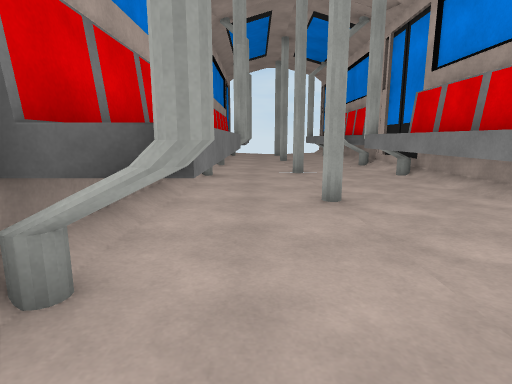
[1] (above)

12 first-person views from a walk through a Unity game level. The camera is 1.2 m above the floor, tilts 10° down and sees 80° across. The floor is counted in squares, 1 m on a side. Each view is taken from the middle of a square. On the plan, view 1 faces up. The plan holds only what a view shows up to about 13 squares ahead; the rest is blank. The place goes on beyond the plan.

[2]
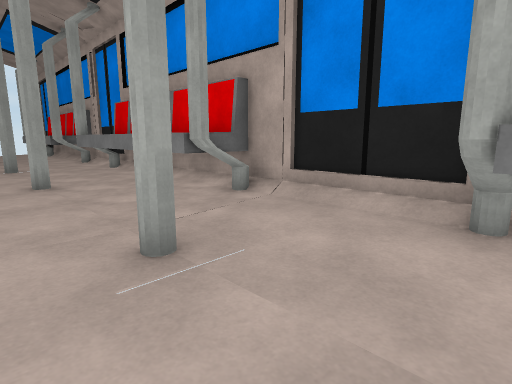

[3]
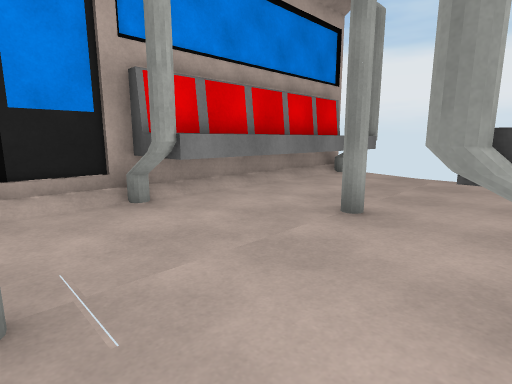

[4]
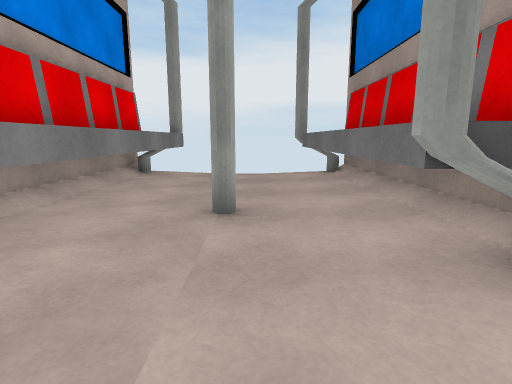

[5]
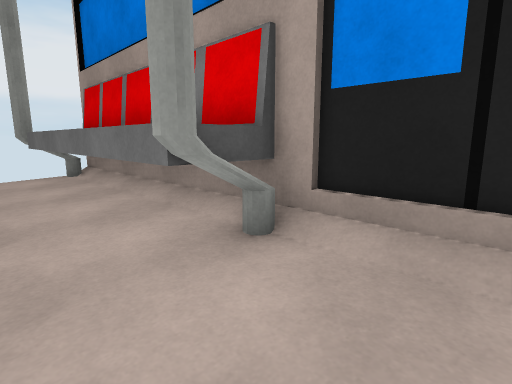

[6]
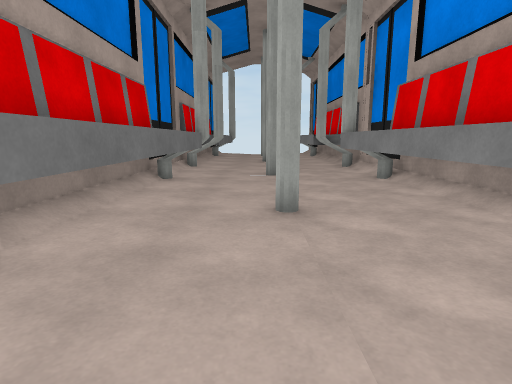

[7]
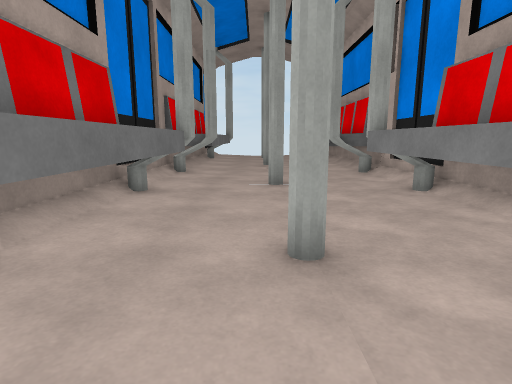

[8]
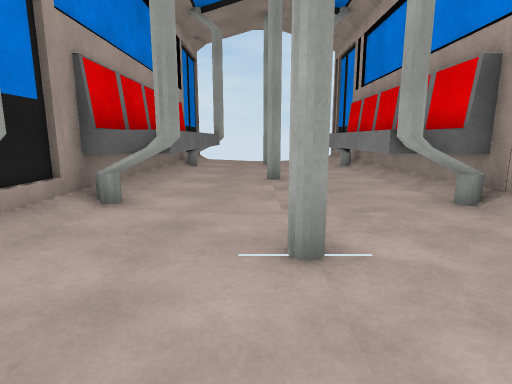

[9]
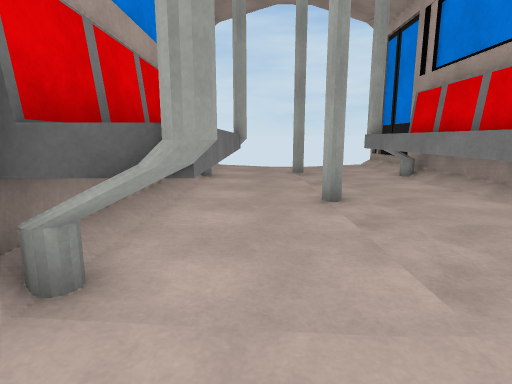

[10]
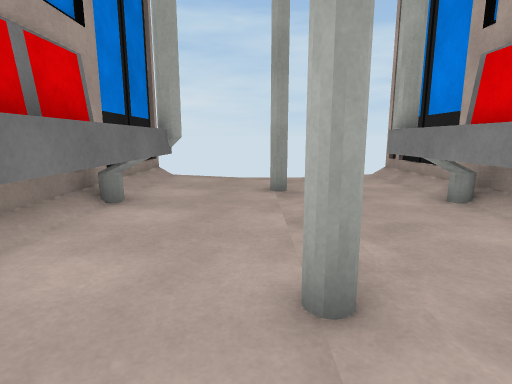

[11]
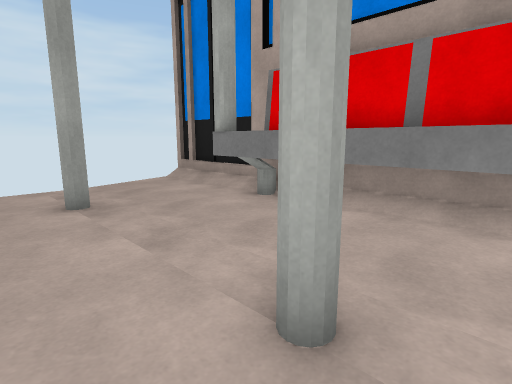

[12]
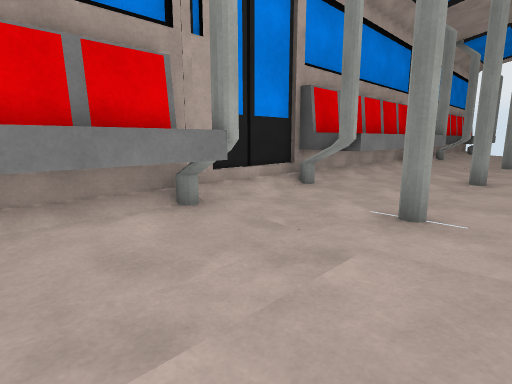

### Floor plan
Key: @ floor where view 1 was taken; # wall or solid block; . floor; ^ raised ledge.
Columns run from 2 left of view 1 to 5 right of it. Each row starts with its distance up from view 1.
 25        #
 24 #......#
 23 #......#
 22 #...#..#
 21 #......#
 20 #^....^#
 19 #^....^#
 18 #^....^#
 17 #^..#.^#
 16 #^....^#
 15 #^....^#
 14 #^....^#
 13 #^....^#
 12 #......#
 11 #..##..#
 10 #......#
  9 #^....^#
  8 #^....^#
  7 #^....^#
  6 #^..#.^#
  5 #^....^#
  4 #^....^#
  3 #^....^#
  2 #^....^#
  1 #......#
  0 #.@.#..#
 -1 #......#
 -2 #......#
 -3 #^....^#
 -4 #^....^#
 -5 #^..#.^#
 -6 #^....^#
 -7 #^....^#
 -8 #^....^#
 -9 #^....^#
-10 ##....##

Where each view was taken, in squares from view 1:
view 1: 0 up, 0 right, facing up
view 2: 3 down, 0 right, facing up-right
view 3: 0 up, 1 left, facing down-right
view 4: 0 up, 1 right, facing down
view 5: 0 up, 1 right, facing down-left
view 6: 1 up, 1 right, facing up
view 7: 3 up, 1 right, facing up
view 8: 8 up, 1 right, facing up
view 9: 11 up, 0 right, facing up
view 10: 15 up, 1 right, facing up
view 11: 16 up, 0 right, facing up-right
view 12: 16 up, 0 right, facing down-right
